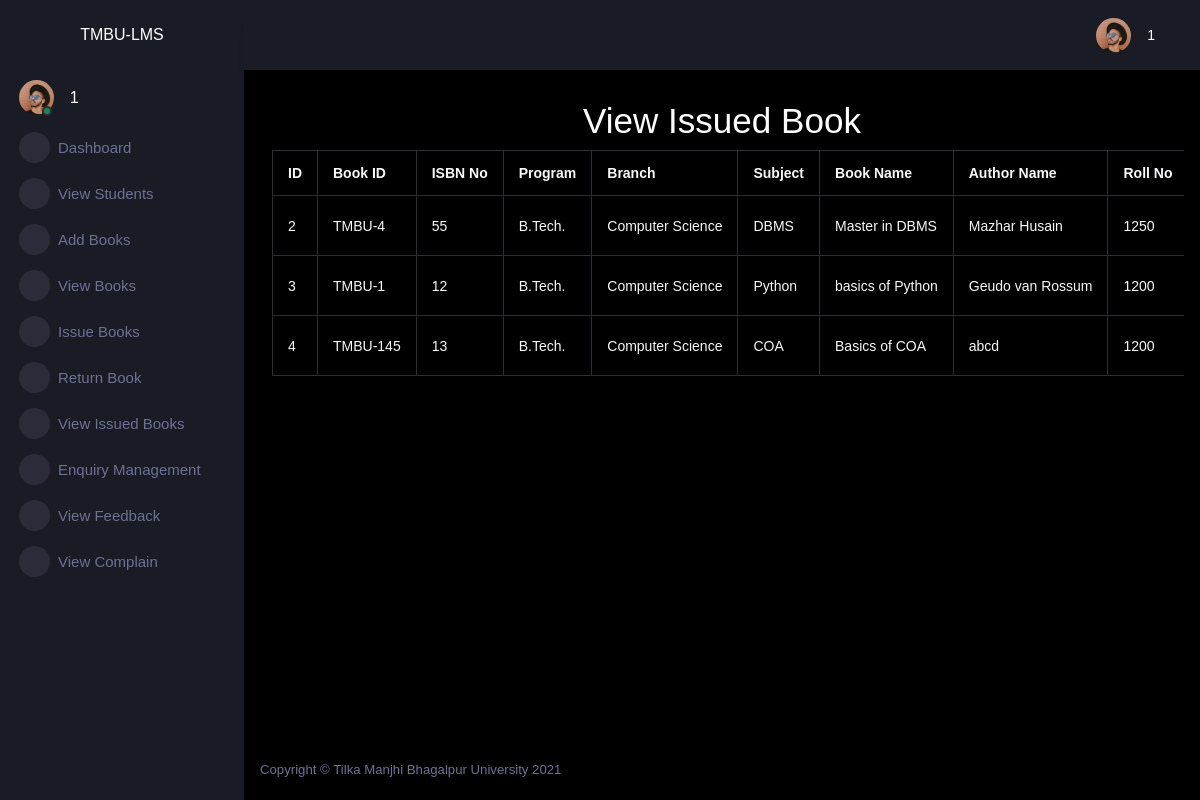
Screenshot of /adminapp/viewissuedbook/ (signed in) with the database file from the repository.
### adminapp/models.py (models this page shows)
class IssueBook(models.Model):
    bookid=models.CharField(max_length=15)
    isbnno=models.CharField(max_length=15)
    program=models.CharField(max_length=100)
    branch=models.CharField(max_length=100)
    subject=models.CharField(max_length=100)
    bookname=models.CharField(max_length=100)
    authorname=models.CharField(max_length=100)
    rollno=models.IntegerField()
    name=models.CharField(max_length=50)
    year=models.CharField(max_length=50)
    issuedate=models.CharField(max_length=30)
    duedate=models.CharField(max_length=30)
    status=models.CharField(max_length=20)

### adminapp/views.py (the view)
# urls.py: path('viewissuedbook/',views.viewissuedbook,name='viewissuedbook'),
@cache_control(no_cache=True,must_revalidate=True,no_store=True)
def viewissuedbook(request):
    try:
        if request.session['adminid']!=None:
            adminid=request.session['adminid']
            book=IssueBook.objects.filter(status='pending')
            return render(request,"viewissuedbook.html",locals())
    except KeyError:
        return redirect('lmsapp:login')

### adminapp/templates/viewissuedbook.html (shortened to what this page needs)
{% extends "adminparent.html" %}
{% block body %}
    <div class="row">
        <h1 style="text-align:center;">View Issued Book</h1>
        <div class="col-sm-12" style="overflow-x: scroll;">
           <table class="table table-bordered text-light">
              <tr>
                <th>ID</th>
                <th>Book ID</th>
                <th>ISBN No</th>
                <th>Program</th>
                <th>Branch</th>
                <th>Subject</th>
                <th>Book Name</th>
                <th>Author Name</th>
                <th>Roll No</th>
              </tr>
              {% for b in book %}
                  <tr>
                    <td>{{b.id}}</td>
                    <td>{{b.bookid}}</td>
                    <td>{{b.isbnno}}</td>
                    <td>{{b.program}}</td>
                    <td>{{b.branch}}</td>
                    <td>{{b.subject}}</td>
                    <td>{{b.bookname}}</td>
                    <td>{{b.authorname}}</td>
                    <td>{{b.rollno}}</td>
                  </tr>
              {% endfor %}
           </table>
        </div>
    </div>
{% endblock body %}

### rows the page displays
IssueBook: id "2", bookid "TMBU-4", isbnno "55", program "B.Tech.", branch "Computer Science", subject "DBMS", bookname "Master in DBMS", authorname "Mazhar Husain", rollno "1250"
IssueBook: id "3", bookid "TMBU-1", isbnno "12", program "B.Tech.", branch "Computer Science", subject "Python", bookname "basics of Python", authorname "Geudo van Rossum", rollno "1200"
IssueBook: id "4", bookid "TMBU-145", isbnno "13", program "B.Tech.", branch "Computer Science", subject "COA", bookname "Basics of COA", authorname "abcd", rollno "1200"

### other values shown
{{ adminid }} "1"
